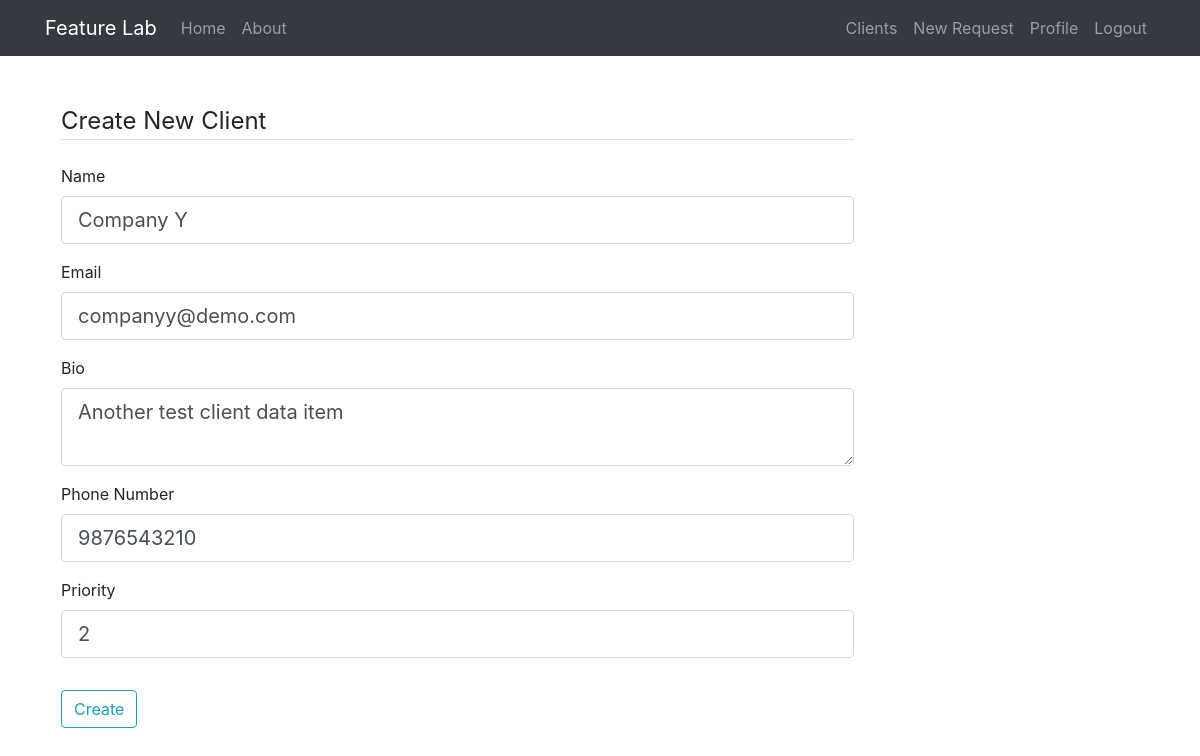
/client/2/update (signed in), run on the app's committed database.
### feature_lab/models.py (models this page shows, shortened)
class Client(db.Model):
    id = db.Column(db.Integer, primary_key=True)
    name = db.Column(db.String(20), unique=True, nullable=False)
    email = db.Column(db.String(120), unique=True, nullable=False)
    bio = db.Column(db.Text(), nullable=False)
    priority = db.Column(db.Integer, nullable=False)
    phone_number = db.Column(db.String(15))
    created_at = db.Column(db.DateTime, nullable=False, default=datetime.utcnow)
    products = db.relationship('Product', backref='owner', lazy=True)
    user_id = db.Column(db.Integer, db.ForeignKey('user.id'), nullable=False)

### feature_lab/clients/routes.py (the view, shortened to what this page needs)
@clients.route('/client/<int:client_id>/update', methods=['GET', 'POST'])
@login_required
def update_client(client_id):
    form = CreateClientForm()
    client = Client.query.get_or_404(client_id)
    if request.method == 'GET':
        form.name.data = client.name
        form.email.data = client.email
        form.bio.data = client.bio
        form.phone_number.data = client.phone_number
        form.priority.data = client.priority
        return render_template('create_client.html', form=form)

### feature_lab/clients/forms.py
class CreateClientForm(FlaskForm):
    name = StringField('Name',
                       validators=[DataRequired(), Length(min=8, max=50)])
    bio = TextAreaField('Bio',
                        validators=[DataRequired()])
    email = EmailField('Email',
                       validators=[DataRequired(), Email()])
    phone_number = IntegerField('Phone Number',
                                widget=NumberInput(min=0),
                                validators=[DataRequired()])
    priority = IntegerField('Priority', widget=NumberInput(min=0),
                            validators=[DataRequired()])
    submit = SubmitField('Create')

### feature_lab/models.py (called while the page is built)
@login_manager.user_loader
def load_user(user_id):
    return User.query.get(int(user_id))

### feature_lab/templates/create_client.html (shortened to what this page needs)
{% extends 'layout.html' %}
{% block content %}
    <div class="p-3">
        <form method="POST" action="">
            <fieldset class="form-group">
                <legend class="border-bottom mb-4">Create New Client</legend>
                <div class="form-group">
                    {{ form.name.label(class="form-control-label") }}
                    {% if form.name.errors %}
                        {{ form.name(class="form-control form-control-lg is-invalid") }}
                        <div class="invalid-feedback">
                            {% for error in form.name.errors %}
                                <span>{{ error }}</span>
                            {% endfor %}
                        </div>
                    {% else %}
                        {{ form.name(class="form-control form-control-lg") }}
                    {% endif%}
                </div>
                <div class="form-group">
                    {{ form.email.label(class="form-control-label") }}
                    {% if form.email.errors %}
                        {{ form.email(class="form-control form-control-lg is-invalid") }}
                        <div class="invalid-feedback">
                            {% for error in form.email.errors %}
                                <span>{{ error }}</span>
                            {% endfor %}
                        </div>
                    {% else %}
                        {{ form.email(class="form-control form-control-lg") }}
                    {% endif%}
                </div>
                <div class="form-group">
                    {{ form.bio.label(class="form-control-label") }}
                    {{ form.bio(class="form-control form-control-lg") }}
                </div>
                <div class="form-group">
                    {{ form.phone_number.label(class="form-control-label") }}
                    {{ form.phone_number(class="form-control form-control-lg") }}
                </div>
                <div class="form-group">
                    {{ form.priority.label(class="form-control-label") }}
                    {{ form.priority(class="form-control form-control-lg") }}
                </div>
            </fieldset>
            <div class="form-group">
                {{ form.submit(class="btn btn-outline-info") }}
            </div>
        </form>
    </div>
{% endblock content %}

### data on the page
Client: name "Company Y", email "companyy@demo.com", bio "Another test client data item", phone_number "9876543210", priority "2"
